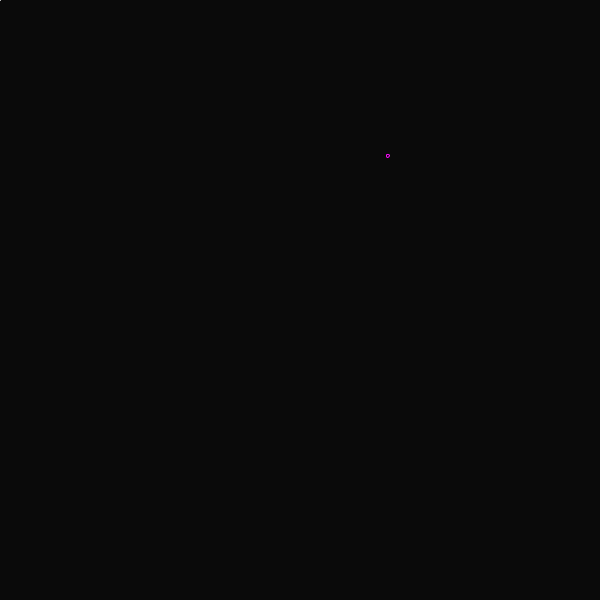
Frame 1 (no input)
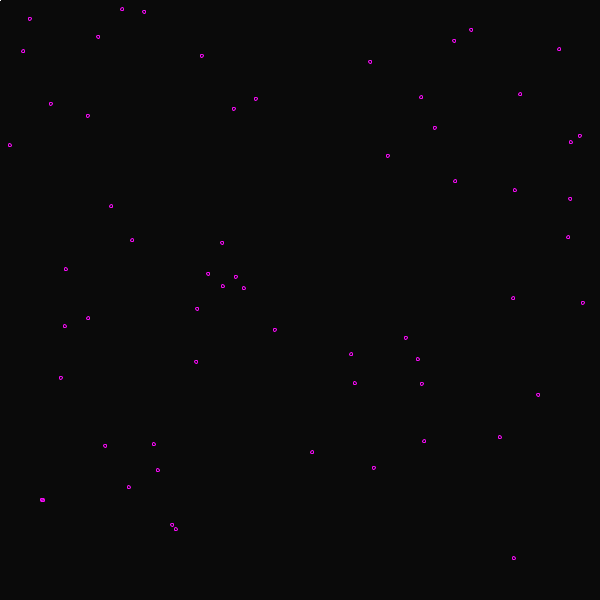
Frame 60 (the mouse pressed at the canvas centre just before this capture)
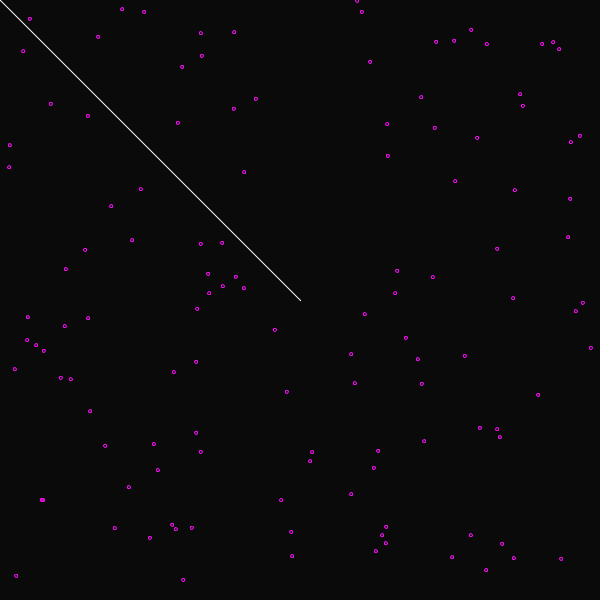
Frame 120 (the mouse held since frame 60 and released just before this capture)

The Processing sketch that drew these frames (run headless with seeded random() and noise(); from frame 60 on, the mouse is pressed at the canvas centre):

// Processing sketch: processing_134101
// ── processing_134101.pde

int gyna = 5;

void setup() {
  background(10);
  size(600,600);
}

void draw() {
  
  stroke(255);
  noFill();
  line (mouseY, mouseX,pmouseX,pmouseY);
  stroke(280,10,358);
  ellipse(random (width), random(height),3,3);
  
}
